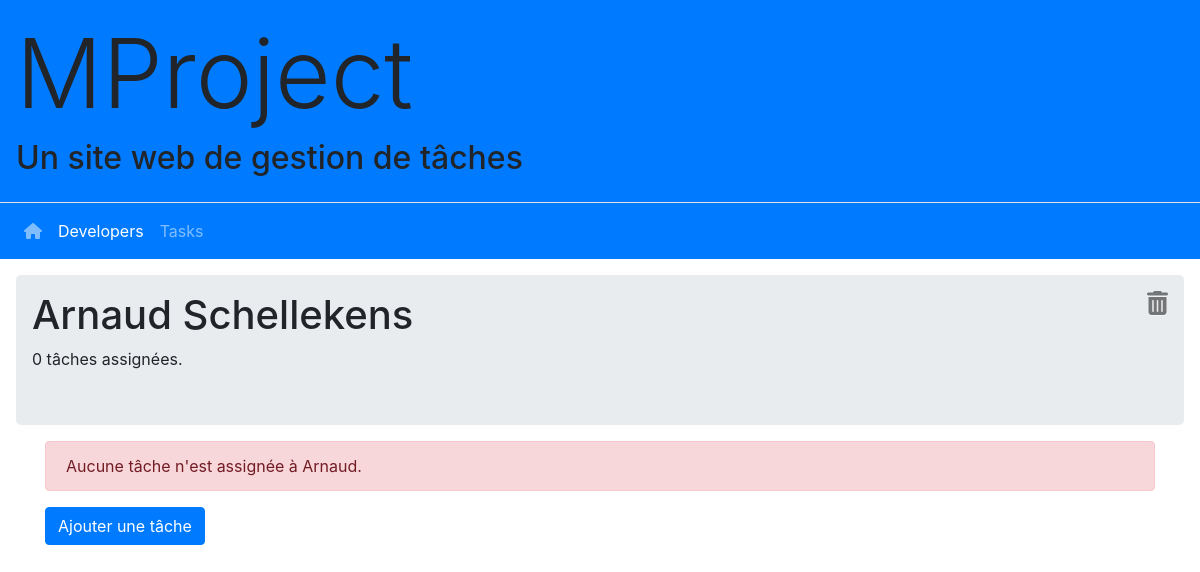
The app's page /developer/specifics/1 (signed in) with its own data.
### developer/models.py (models this page shows)
class Developer(AbstractUser):
    first_name = models.CharField("first name", max_length=200)
    last_name = models.CharField(max_length=200)
    team = models.ForeignKey(Team, related_name="devteam", on_delete= models.SET_NULL, null=True, verbose_name="team")
    REQUIRED_FIELDS=['first_name', 'last_name']
    def is_free(self):
        return self.tasks.count() ==0
    def __str__(self):
        return f"{self.first_name} {self.last_name}"
    is_free.boolean = True
    is_free.short_description = 'Is free'

### developer/views.py (the view)
# urls.py: path('specifics/<int:pk>', DevDetailVue.as_view(), name='detail'),
class DevDetailVue(LoginRequiredMixin, DetailView):
    model = Developer
    template_name = 'developer/detail.html'
    def get_context_data(self, **kwargs):
        context = super(DetailView, self).get_context_data(**kwargs)
        form = TaskForm(initial={'assignee' : get_object_or_404(Developer, pk=self.kwargs['pk'])})
        form.fields['assignee'].disabled = True
        context["form"] = form
        return context

### project/models.py (called while the page is built)
    def __str__(self):
        return f"{self.name}"

### developer/templates/developer/detail.html (shortened to what this page needs)
{% extends "developer/_base.html" %}
{% block content %}
<div class="jumbotron p-3 m-3" style="height:150px">
    <form action="{% url 'developer:delete' developer.id %}" method="POST">
        <button type="submit" class="close"><i class="fa fa-trash"></i></button>
    </form>
    <h1>{{ developer.first_name }} {{ developer.last_name }} </h1>
    <p>{{ developer.tasks.all|length }}
    tâche{{developer.tasks.all|length|pluralize}}
    assignée{{developer.tasks.all|length|pluralize}}.</p>
</div>
<div class="container-sm">
{% if not developer.is_free %}
    <ul class="list-group">
    {% for task in developer.tasks.all %}
        <li class="list-group-item">
            <strong>{{ task.title }}</strong> {{ task.description }}
        </li>
    {% endfor %}
    </ul>
{% else %}
    <div class="alert alert-danger">
    Aucune tâche n'est assignée à {{ developer.first_name }}.
    </div>
{% endif %}
{% include 'task/_create_task_modal.html' %}
</div>
{% endblock content %}

### records on screen
Developer: first_name "Arnaud", last_name "Schellekens", tasks.all|length "0"
